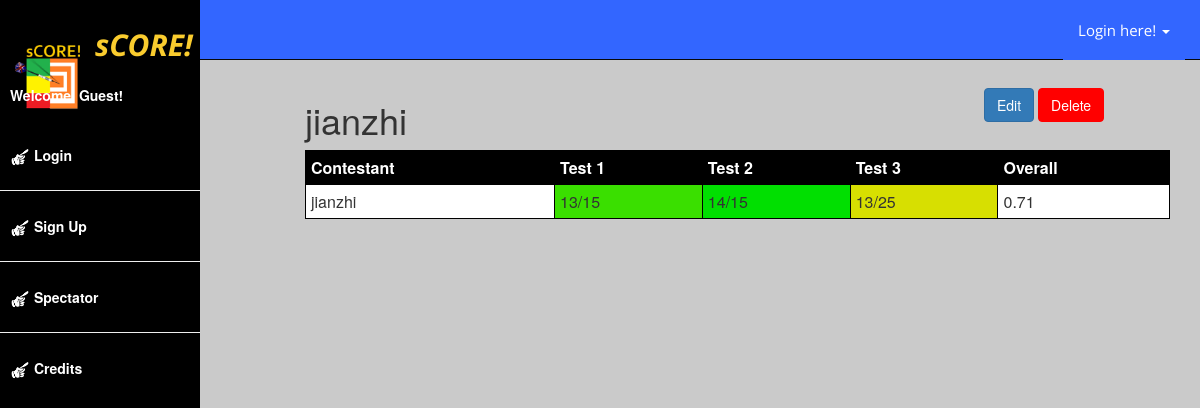
/participants/1, run on the app's committed database.
### scoreboard/models.py (models this page shows, shortened)
class Student(models.Model):
    name = models.CharField(max_length = 255)
    score = models.ManyToManyField('Score', related_name="student", null=True, blank=True)

class Score(models.Model):
    numerator = models.IntegerField()
    denominator = models.IntegerField()
    column = models.ForeignKey(Column, blank=True, null=True)

class Column(models.Model):
    header = models.CharField(max_length = 255)
    color = models.CharField(max_length=50, default = "yellow")
    fontcolor = models.CharField(max_length=50, default = "black")
    weight = models.FloatField(null = True, blank = True)

### scoreboard/views.py (the view)
# urls.py: url(r'^participants/(?P<pk>\d+)$', views.StudentDetail.as_view(), name = 'student_detail'),
class StudentDetail(DetailView):
    model = Student
    def dispatch(self, *args, **kwargs):
        return super(StudentDetail, self).dispatch(*args, **kwargs)
    def get_context_data(self, **kwargs):
        context = super(StudentDetail, self).get_context_data(**kwargs)
        if self.request.user.is_authenticated():
            context['curruser'] = UserProfile.objects.get(user=self.request.user)
        return context

### scoreboard/templates/scoreboard/student_detail.html (shortened to what this page needs)
{%extends 'scoreboard/base.html'%}
{% load bootstrap3 %}
{%block content%}
    <div class="detail-scoreboard">
        <h1>{{object.name}}</h1>
        <table id = "t01" style="width:100%">
            <thead>
                <tr>
                    <th>Contestant</th>
                    {% for sco in object.score.all %}
                        <th>{{sco.column.header}}</th>
                    {%endfor%}
                    <th>Overall</th>
                </tr>
            </thead>
            <tbody>
                <tr>
                    <td>{{object.name}}</td>
                    {% for sco in object.score.all %}
                        <td class = "Cell" bgcolor="#00CC00">{{sco.numerator}}/{{sco.denominator}}</td>
                    {%endfor%}
                    <td class = "weight"></td>
                </tr>
            </tbody>
        </table>
    </div>
    <div id = "editdelete">
        {% buttons %}
            <a href="/participants/{{object.id}}/edit">
                <button type="submit" class="btn btn-primary">
                    Edit  {% bootstrap_icon "log-in" %}
                </button>
            </a>
            <a href="/participants/{{object.id}}/delete">
                <button type="submit" class="btn btn-primary" style = "background-color:red; border-color:red">
                    Delete  {% bootstrap_icon "log-in" %}
                </button>
            </a>
        {% endbuttons %}
    </div>
{%endblock%}

### scoreboard/static/scoreboard/style.css (style rules this page uses)
* { box-sizing:border-box; }
body { background:url(media/little_pluses.png) #cacaca; margin:30px; }
a:link { text-decoration: None; }
.detail-scoreboard { padding-left:275px; margin-top:100px; }
#editdelete { position: absolute; top:11%; left:82%; }
table { width:100%; }
table, th, td { border: 1px solid black; border-collapse: collapse; }
th, td { padding: 5px; text-align: left; }
table#t01 tr:nth-child(odd) { background-color:#fff; }
table#t01 th { background-color: black; color: white; }

### data on the page
Student: name "jianzhi"
Score: column.header "Test 1", numerator "13", denominator "15"
Score: column.header "Test 2", numerator "14", denominator "15"
Score: column.header "Test 3", numerator "13", denominator "25"
